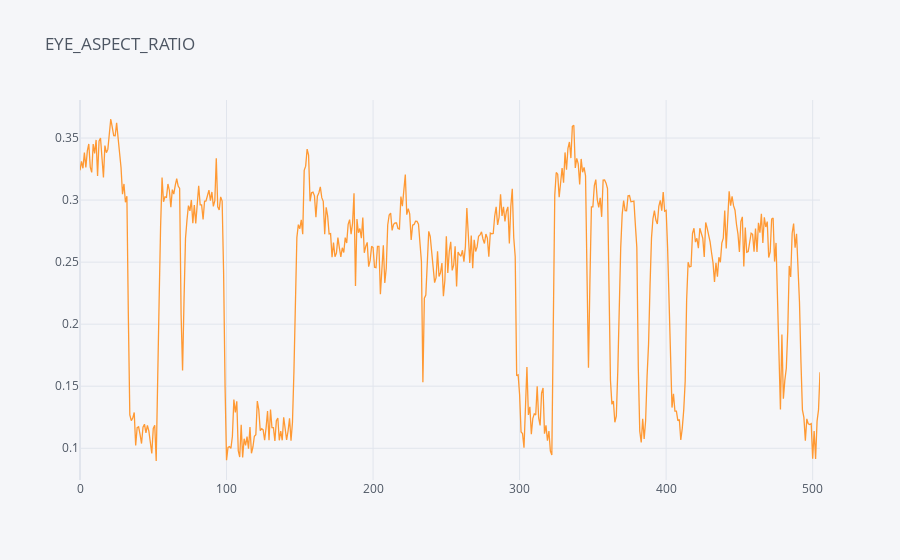

Notebook code cell kept with this figure:
### Markdown cell above
# Plotting for Eye Aspect Ratio

### Code cell
colname=['EAR','frames']
d=pd.read_csv('ear1.csv',names=colname)
d.to_csv('ear1.csv',index=False)
d['frames']=d.index
d.iplot(kind='scatter',x="frames",y="EAR",title='EYE_ASPECT_RATIO',
       labels={
           'frames':"FRAMES",
           'EAR':"Aspect Ratio"
       },)

### Figure 1 — Plotly figure (JSON) as saved in the notebook; plotly's stock layout.template omitted (floating-point values rounded to 4 significant figures; data arrays with more than 128 entries replaced by an {"elided": "..."} marker saying what was removed)
{"data": [{"line": {"color": "rgba(255, 153, 51, 1.0)", "dash": "solid", "shape": "linear", "width": 1.3}, "mode": "lines", "name": "EAR", "text": "", "type": "scatter", "x": {"elided": "506 int values"}, "y": {"elided": "506 float values"}}], "layout": {"legend": {"bgcolor": "#F5F6F9", "font": {"color": "#4D5663"}}, "paper_bgcolor": "#F5F6F9", "plot_bgcolor": "#F5F6F9", "title": {"font": {"color": "#4D5663"}, "text": "EYE_ASPECT_RATIO"}, "xaxis": {"gridcolor": "#E1E5ED", "showgrid": true, "tickfont": {"color": "#4D5663"}, "title": {"font": {"color": "#4D5663"}, "text": ""}, "zerolinecolor": "#E1E5ED"}, "yaxis": {"gridcolor": "#E1E5ED", "showgrid": true, "tickfont": {"color": "#4D5663"}, "title": {"font": {"color": "#4D5663"}, "text": ""}, "zerolinecolor": "#E1E5ED"}}}
